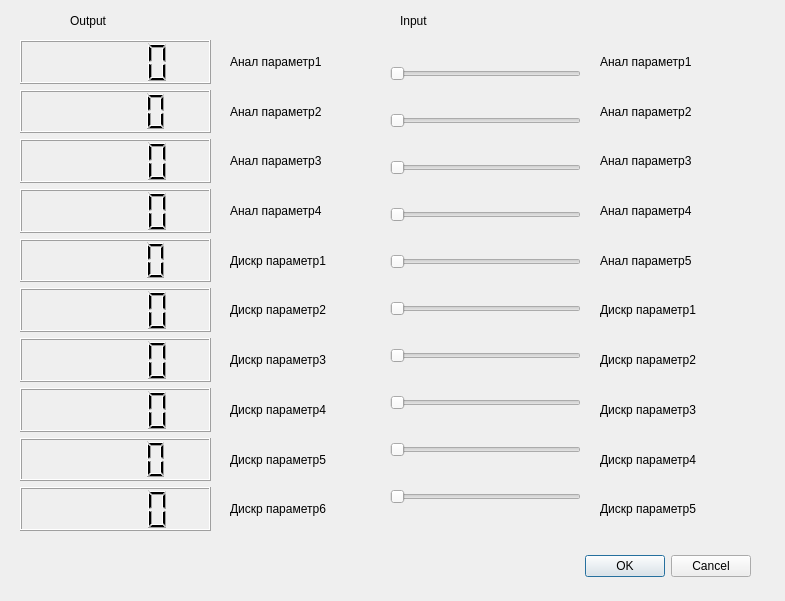
<?xml version="1.0" encoding="UTF-8"?>
<ui version="4.0">
 <class>Dialog</class>
 <widget class="QDialog" name="Dialog">
  <property name="geometry">
   <rect>
    <x>0</x>
    <y>0</y>
    <width>785</width>
    <height>601</height>
   </rect>
  </property>
  <property name="windowTitle">
   <string>Dialog</string>
  </property>
  <widget class="QDialogButtonBox" name="buttonBox">
   <property name="geometry">
    <rect>
     <x>410</x>
     <y>550</y>
     <width>341</width>
     <height>32</height>
    </rect>
   </property>
   <property name="orientation">
    <enum>Qt::Horizontal</enum>
   </property>
   <property name="standardButtons">
    <set>QDialogButtonBox::Cancel|QDialogButtonBox::Ok</set>
   </property>
  </widget>
  <widget class="QLabel" name="label">
   <property name="geometry">
    <rect>
     <x>70</x>
     <y>10</y>
     <width>41</width>
     <height>21</height>
    </rect>
   </property>
   <property name="text">
    <string>Output</string>
   </property>
  </widget>
  <widget class="QLabel" name="label_12">
   <property name="geometry">
    <rect>
     <x>400</x>
     <y>10</y>
     <width>41</width>
     <height>21</height>
    </rect>
   </property>
   <property name="text">
    <string>Input</string>
   </property>
  </widget>
  <widget class="QWidget" name="">
   <property name="geometry">
    <rect>
     <x>20</x>
     <y>40</y>
     <width>191</width>
     <height>491</height>
    </rect>
   </property>
   <layout class="QVBoxLayout" name="verticalLayout">
    <item>
     <widget class="QLCDNumber" name="lcdNumber_2"/>
    </item>
    <item>
     <widget class="QLCDNumber" name="lcdNumber"/>
    </item>
    <item>
     <widget class="QLCDNumber" name="lcdNumber_10"/>
    </item>
    <item>
     <widget class="QLCDNumber" name="lcdNumber_7"/>
    </item>
    <item>
     <widget class="QLCDNumber" name="lcdNumber_4"/>
    </item>
    <item>
     <widget class="QLCDNumber" name="lcdNumber_3"/>
    </item>
    <item>
     <widget class="QLCDNumber" name="lcdNumber_6"/>
    </item>
    <item>
     <widget class="QLCDNumber" name="lcdNumber_8"/>
    </item>
    <item>
     <widget class="QLCDNumber" name="lcdNumber_9"/>
    </item>
    <item>
     <widget class="QLCDNumber" name="lcdNumber_5"/>
    </item>
   </layout>
  </widget>
  <widget class="QWidget" name="">
   <property name="geometry">
    <rect>
     <x>600</x>
     <y>40</y>
     <width>141</width>
     <height>491</height>
    </rect>
   </property>
   <layout class="QVBoxLayout" name="verticalLayout_2">
    <item>
     <widget class="QLabel" name="label_22">
      <property name="text">
       <string>Анал параметр1</string>
      </property>
     </widget>
    </item>
    <item>
     <widget class="QLabel" name="label_15">
      <property name="text">
       <string>Анал параметр2</string>
      </property>
     </widget>
    </item>
    <item>
     <widget class="QLabel" name="label_21">
      <property name="text">
       <string>Анал параметр3</string>
      </property>
     </widget>
    </item>
    <item>
     <widget class="QLabel" name="label_18">
      <property name="text">
       <string>Анал параметр4</string>
      </property>
     </widget>
    </item>
    <item>
     <widget class="QLabel" name="label_13">
      <property name="text">
       <string>Анал параметр5</string>
      </property>
     </widget>
    </item>
    <item>
     <widget class="QLabel" name="label_20">
      <property name="text">
       <string>Дискр параметр1</string>
      </property>
     </widget>
    </item>
    <item>
     <widget class="QLabel" name="label_16">
      <property name="text">
       <string>Дискр параметр2</string>
      </property>
     </widget>
    </item>
    <item>
     <widget class="QLabel" name="label_14">
      <property name="text">
       <string>Дискр параметр3</string>
      </property>
     </widget>
    </item>
    <item>
     <widget class="QLabel" name="label_19">
      <property name="text">
       <string>Дискр параметр4</string>
      </property>
     </widget>
    </item>
    <item>
     <widget class="QLabel" name="label_17">
      <property name="text">
       <string>Дискр параметр5</string>
      </property>
     </widget>
    </item>
   </layout>
  </widget>
  <widget class="QWidget" name="">
   <property name="geometry">
    <rect>
     <x>230</x>
     <y>40</y>
     <width>111</width>
     <height>491</height>
    </rect>
   </property>
   <layout class="QVBoxLayout" name="verticalLayout_3">
    <item>
     <widget class="QLabel" name="label_2">
      <property name="text">
       <string>Анал параметр1</string>
      </property>
     </widget>
    </item>
    <item>
     <widget class="QLabel" name="label_3">
      <property name="text">
       <string>Анал параметр2</string>
      </property>
     </widget>
    </item>
    <item>
     <widget class="QLabel" name="label_4">
      <property name="text">
       <string>Анал параметр3</string>
      </property>
     </widget>
    </item>
    <item>
     <widget class="QLabel" name="label_5">
      <property name="text">
       <string>Анал параметр4</string>
      </property>
     </widget>
    </item>
    <item>
     <widget class="QLabel" name="label_6">
      <property name="text">
       <string>Дискр параметр1</string>
      </property>
     </widget>
    </item>
    <item>
     <widget class="QLabel" name="label_7">
      <property name="text">
       <string>Дискр параметр2</string>
      </property>
     </widget>
    </item>
    <item>
     <widget class="QLabel" name="label_8">
      <property name="text">
       <string>Дискр параметр3</string>
      </property>
     </widget>
    </item>
    <item>
     <widget class="QLabel" name="label_9">
      <property name="text">
       <string>Дискр параметр4</string>
      </property>
     </widget>
    </item>
    <item>
     <widget class="QLabel" name="label_10">
      <property name="text">
       <string>Дискр параметр5</string>
      </property>
     </widget>
    </item>
    <item>
     <widget class="QLabel" name="label_11">
      <property name="text">
       <string>Дискр параметр6</string>
      </property>
     </widget>
    </item>
   </layout>
  </widget>
  <widget class="QWidget" name="">
   <property name="geometry">
    <rect>
     <x>390</x>
     <y>40</y>
     <width>191</width>
     <height>491</height>
    </rect>
   </property>
   <layout class="QVBoxLayout" name="verticalLayout_4">
    <item>
     <widget class="QSlider" name="horizontalSlider_5">
      <property name="orientation">
       <enum>Qt::Horizontal</enum>
      </property>
     </widget>
    </item>
    <item>
     <widget class="QSlider" name="horizontalSlider_6">
      <property name="orientation">
       <enum>Qt::Horizontal</enum>
      </property>
     </widget>
    </item>
    <item>
     <widget class="QSlider" name="horizontalSlider">
      <property name="orientation">
       <enum>Qt::Horizontal</enum>
      </property>
     </widget>
    </item>
    <item>
     <widget class="QSlider" name="horizontalSlider_2">
      <property name="orientation">
       <enum>Qt::Horizontal</enum>
      </property>
     </widget>
    </item>
    <item>
     <widget class="QSlider" name="horizontalSlider_3">
      <property name="orientation">
       <enum>Qt::Horizontal</enum>
      </property>
     </widget>
    </item>
    <item>
     <widget class="QSlider" name="horizontalSlider_4">
      <property name="orientation">
       <enum>Qt::Horizontal</enum>
      </property>
     </widget>
    </item>
    <item>
     <widget class="QSlider" name="horizontalSlider_7">
      <property name="orientation">
       <enum>Qt::Horizontal</enum>
      </property>
     </widget>
    </item>
    <item>
     <widget class="QSlider" name="horizontalSlider_8">
      <property name="orientation">
       <enum>Qt::Horizontal</enum>
      </property>
     </widget>
    </item>
    <item>
     <widget class="QSlider" name="horizontalSlider_9">
      <property name="orientation">
       <enum>Qt::Horizontal</enum>
      </property>
     </widget>
    </item>
    <item>
     <widget class="QSlider" name="horizontalSlider_10">
      <property name="orientation">
       <enum>Qt::Horizontal</enum>
      </property>
     </widget>
    </item>
   </layout>
  </widget>
 </widget>
 <resources/>
 <connections>
  <connection>
   <sender>buttonBox</sender>
   <signal>accepted()</signal>
   <receiver>Dialog</receiver>
   <slot>accept()</slot>
   <hints>
    <hint type="sourcelabel">
     <x>248</x>
     <y>254</y>
    </hint>
    <hint type="destinationlabel">
     <x>157</x>
     <y>274</y>
    </hint>
   </hints>
  </connection>
  <connection>
   <sender>buttonBox</sender>
   <signal>rejected()</signal>
   <receiver>Dialog</receiver>
   <slot>reject()</slot>
   <hints>
    <hint type="sourcelabel">
     <x>316</x>
     <y>260</y>
    </hint>
    <hint type="destinationlabel">
     <x>286</x>
     <y>274</y>
    </hint>
   </hints>
  </connection>
 </connections>
</ui>
